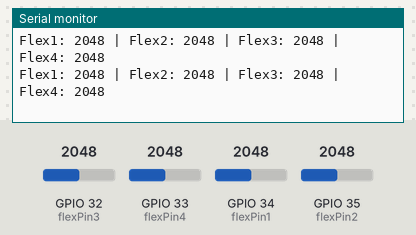
Recording of a sketch running on a simulated ESP32. Shown: the last lines printed to the serial monitor. The test bench sets the inputs (shaded band); at power-on: GPIO 32 (flexPin3) = 2048, GPIO 33 (flexPin4) = 2048, GPIO 34 (flexPin1) = 2048, GPIO 35 (flexPin2) = 2048.

Above: at 1.2 s.
1.3 s: GPIO 32 (flexPin3) set to 2866
At 1.56 s:
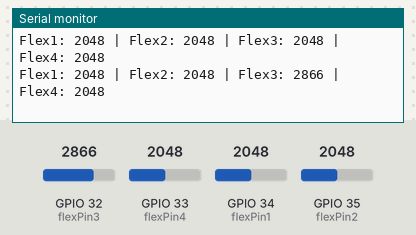
2.8 s: GPIO 33 (flexPin4) set to 2866
At 2.97 s:
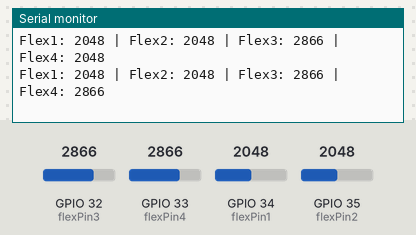
4.3 s: GPIO 34 (flexPin1) set to 2866
At 4.38 s:
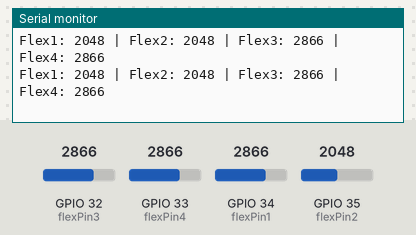
5.8 s: GPIO 35 (flexPin2) set to 2866
At 5.99 s:
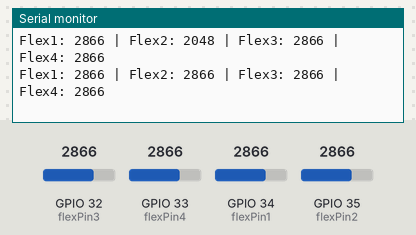
7.3 s: GPIO 32 (flexPin3) set to 3972
At 7.4 s:
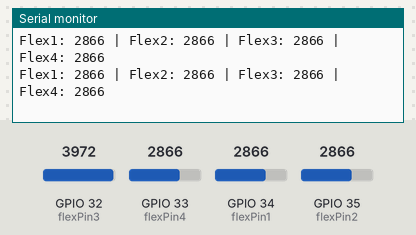
8.8 s: GPIO 33 (flexPin4) set to 3972
At 8.8 s:
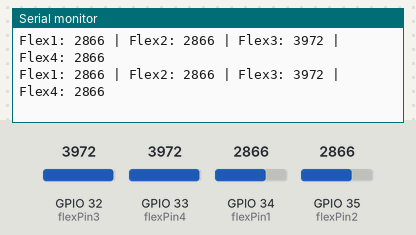
Timing chart, 0 to 11.3 s (numbered marks = the images above; inputs shaded):
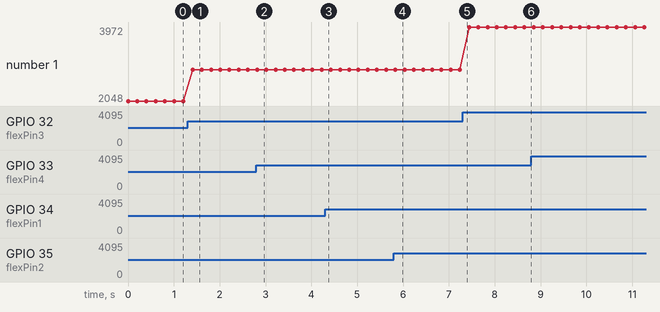

The sketch:

senderflex.ino
```cpp
#include <esp_now.h>
#include <WiFi.h>

// Replace with your RECEIVER MAC
uint8_t receiverMac[] = {0x7B, 0x1C, 0x3C, 0xB7, 0x7A, 0x28};

// Flex sensor pins
const int flexPin1 = 34;
const int flexPin2 = 35;  // choose the correct ADC pin on ESP32
const int flexPin3 = 32;
const int flexPin4 = 33;

typedef struct {
  int flex1;
  int flex2;
  int flex3;
  int flex4;
} Data;

Data data;

void setup() {
  Serial.begin(115200);
  WiFi.mode(WIFI_STA);

  if (esp_now_init() != ESP_OK) {
    Serial.println("ESP-NOW Init Failed");
    return;
  }

  esp_now_peer_info_t peerInfo = {};
  memcpy(peerInfo.peer_addr, receiverMac, 6);
  peerInfo.channel = 0;
  peerInfo.encrypt = false;

  if (esp_now_add_peer(&peerInfo) != ESP_OK) {
    Serial.println("Failed to add peer");
    return;
  }
}

void loop() {
  // Read flex sensor values
  int flexValue1 = analogRead(flexPin1);
  int flexValue2 = analogRead(flexPin2);
  int flexValue3 = analogRead(flexPin3);
  int flexValue4 = analogRead(flexPin4);

  // Assign all values to struct
  data.flex1 = flexValue1;
  data.flex2 = flexValue2;
  data.flex3 = flexValue3;
  data.flex4 = flexValue4;

  // Send via ESP-NOW
  esp_err_t result = esp_now_send(receiverMac, (uint8_t *)&data, sizeof(data));

  if (result == ESP_OK) {
    Serial.print("Flex1: ");
    Serial.print(flexValue1);
    Serial.print(" | Flex2: ");
    Serial.print(flexValue2);
    Serial.print(" | Flex3: ");
    Serial.print(flexValue3);
    Serial.print(" | Flex4: ");
    Serial.println(flexValue4);
  } else {
    Serial.println("Error sending");
  }

  delay(200);
}
```

Measured:
- after the input at 1.3 s, the serial monitor: prints a new line after 0.11 s (image 1)
- after the input at 2.8 s, the serial monitor: prints a new line at once (image 2)
- after the input at 5.8 s, the serial monitor: prints a new line at once (image 4)
- plotted number 1: 2048 → 2866 after the input at 1.3 s, 2866 → 3972 after the input at 7.3 s
